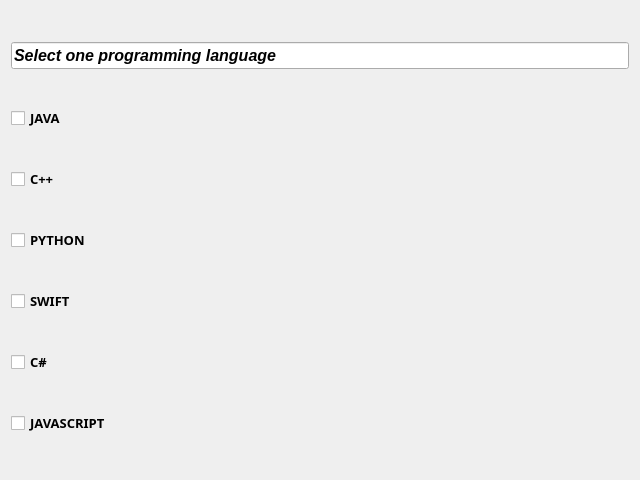
<?xml version="1.0" encoding="UTF-8"?>
<ui version="4.0">
 <class>Form</class>
 <widget class="QWidget" name="Form">
  <property name="geometry">
   <rect>
    <x>0</x>
    <y>0</y>
    <width>640</width>
    <height>480</height>
   </rect>
  </property>
  <property name="windowTitle">
   <string>Form</string>
  </property>
  <layout class="QVBoxLayout" name="verticalLayout">
   <item>
    <widget class="QLineEdit" name="lineEdit">
     <property name="font">
      <font>
       <pointsize>12</pointsize>
       <italic>true</italic>
       <bold>true</bold>
      </font>
     </property>
     <property name="text">
      <string>Select one programming language</string>
     </property>
    </widget>
   </item>
   <item>
    <widget class="QCheckBox" name="checkBox_4">
     <property name="font">
      <font>
       <family>Segoe UI Variable</family>
       <pointsize>10</pointsize>
       <bold>true</bold>
      </font>
     </property>
     <property name="text">
      <string>JAVA</string>
     </property>
    </widget>
   </item>
   <item>
    <widget class="QCheckBox" name="checkBox_5">
     <property name="font">
      <font>
       <family>Segoe UI Variable</family>
       <pointsize>10</pointsize>
       <bold>true</bold>
      </font>
     </property>
     <property name="text">
      <string>C++</string>
     </property>
    </widget>
   </item>
   <item>
    <widget class="QCheckBox" name="checkBox_3">
     <property name="font">
      <font>
       <family>Segoe UI Variable</family>
       <pointsize>10</pointsize>
       <bold>true</bold>
      </font>
     </property>
     <property name="styleSheet">
      <string notr="true">QCheckbox{color:&quot;red&quot;}</string>
     </property>
     <property name="text">
      <string>PYTHON</string>
     </property>
    </widget>
   </item>
   <item>
    <widget class="QCheckBox" name="checkBox_6">
     <property name="font">
      <font>
       <family>Segoe UI Variable</family>
       <pointsize>10</pointsize>
       <bold>true</bold>
      </font>
     </property>
     <property name="styleSheet">
      <string notr="true">QLabel{rgb(0, 0, 0)}</string>
     </property>
     <property name="text">
      <string>SWIFT</string>
     </property>
    </widget>
   </item>
   <item>
    <widget class="QCheckBox" name="checkBox_2">
     <property name="font">
      <font>
       <family>Segoe UI Variable</family>
       <pointsize>10</pointsize>
       <bold>true</bold>
      </font>
     </property>
     <property name="text">
      <string>C#</string>
     </property>
    </widget>
   </item>
   <item>
    <widget class="QCheckBox" name="checkBox">
     <property name="font">
      <font>
       <family>Segoe UI Variable</family>
       <pointsize>10</pointsize>
       <bold>true</bold>
      </font>
     </property>
     <property name="text">
      <string>JAVASCRIPT</string>
     </property>
    </widget>
   </item>
  </layout>
 </widget>
 <resources/>
 <connections/>
</ui>
